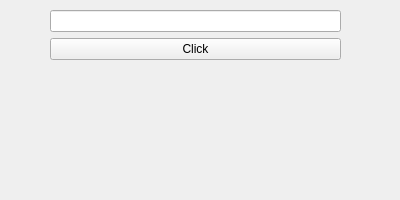
<?xml version="1.0" encoding="UTF-8"?>
<ui version="4.0">
 <class>Form</class>
 <widget class="QWidget" name="Form">
  <property name="geometry">
   <rect>
    <x>0</x>
    <y>0</y>
    <width>400</width>
    <height>200</height>
   </rect>
  </property>
  <property name="windowTitle">
   <string>Form</string>
  </property>
  <widget class="QWidget" name="verticalLayoutWidget">
   <property name="geometry">
    <rect>
     <x>50</x>
     <y>10</y>
     <width>291</width>
     <height>171</height>
    </rect>
   </property>
   <layout class="QVBoxLayout" name="verticalLayout">
    <item>
     <widget class="QLineEdit" name="lineEdit"/>
    </item>
    <item>
     <widget class="QPushButton" name="pushButton">
      <property name="text">
       <string>Click</string>
      </property>
     </widget>
    </item>
    <item>
     <widget class="QLabel" name="label">
      <property name="text">
       <string/>
      </property>
      <property name="alignment">
       <set>Qt::AlignCenter</set>
      </property>
     </widget>
    </item>
   </layout>
  </widget>
 </widget>
 <resources/>
 <connections/>
</ui>
